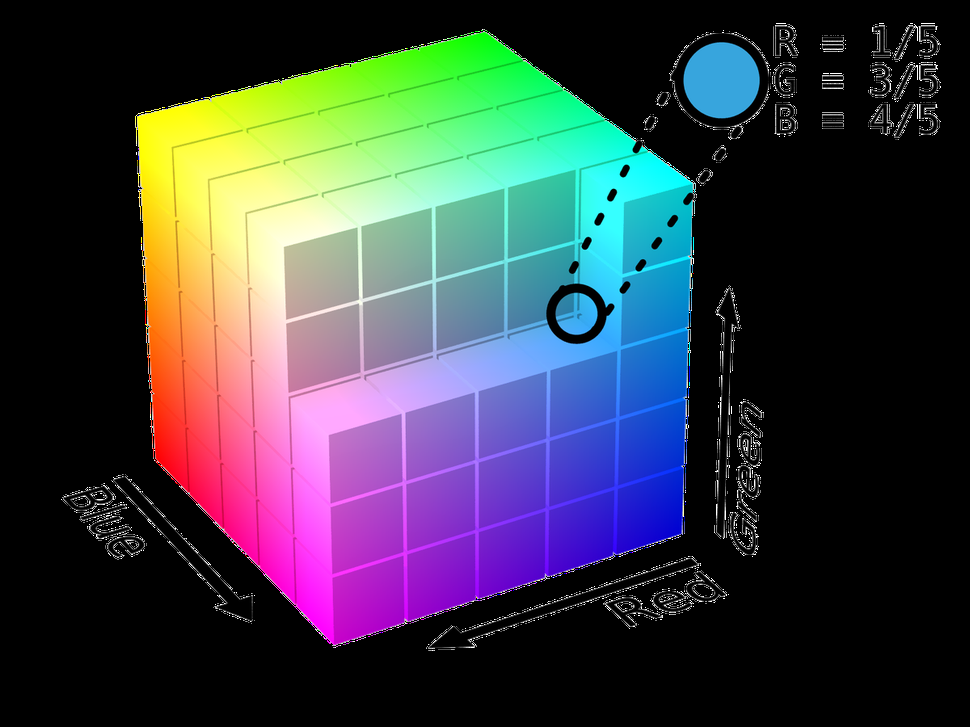
#> input picture 02_POSTS/002/IMAGES/1200px-RGB_Cube_Show_lowgamma_cutout_b.png, 970 x 727 px, shrunk from 1200 x 900 before the run, given in place of the camera
$ python background_capture.py
#> lines starting #> are read from the running program, lines starting #| are printed output that depends on the picture; after the words box and inside, x2 and y2 are one past the last pixel; in counts of white or black regions, pixels touching at a corner belong together
import numpy as np
import cv2 as cv


def callback(x):
    pass

ilowH = 0
ihighH = 179
ilowS = 0
ihighS = 255
ilowV = 0
ihighV = 255

cap = cv.VideoCapture(0)

cv.namedWindow('MainWindow', cv.WINDOW_AUTOSIZE)

# create trackbars for color change
cv.createTrackbar('lowH', 'MainWindow', ilowH, 179, callback)
#> slider 'lowH' is set to 35
cv.createTrackbar('highH', 'MainWindow', ihighH, 179, callback)
cv.createTrackbar('lowS', 'MainWindow', ilowS, 255, callback)
#> slider 'lowS' is set to 51
cv.createTrackbar('highS', 'MainWindow', ihighS, 255, callback)

cv.createTrackbar('lowV', 'MainWindow', ilowV, 255, callback)
#> slider 'lowV' is set to 51
cv.createTrackbar('highV', 'MainWindow', ihighV, 255, callback)

cv.namedWindow('MainWindow', cv.WINDOW_AUTOSIZE)

while cap.isOpened:
    # grab the frame
    ret, frame = cap.read()
#> frame is the input picture: shape (727, 970, 3); mean B, G, R 67.2, 60.7, 58.1

    # get trackbar positions
    ilowH = cv.getTrackbarPos('lowH', 'MainWindow')
    ihighH = cv.getTrackbarPos('highH', 'MainWindow')
    ilowS = cv.getTrackbarPos('lowS', 'MainWindow')
    ihighS = cv.getTrackbarPos('highS', 'MainWindow')
    ilowV = cv.getTrackbarPos('lowV', 'MainWindow')
    ihighV = cv.getTrackbarPos('highV', 'MainWindow')

    hsv = cv.cvtColor(frame, cv.COLOR_BGR2HSV)
#> hsv: shape (727, 970, 3); mean H, S, V 36.5, 62.7, 88.8
    lower_hsv = np.array([ilowH, ilowS, ilowV])
    higher_hsv = np.array([ihighH, ihighS, ihighV])
    mask = cv.inRange(hsv, lower_hsv, higher_hsv)
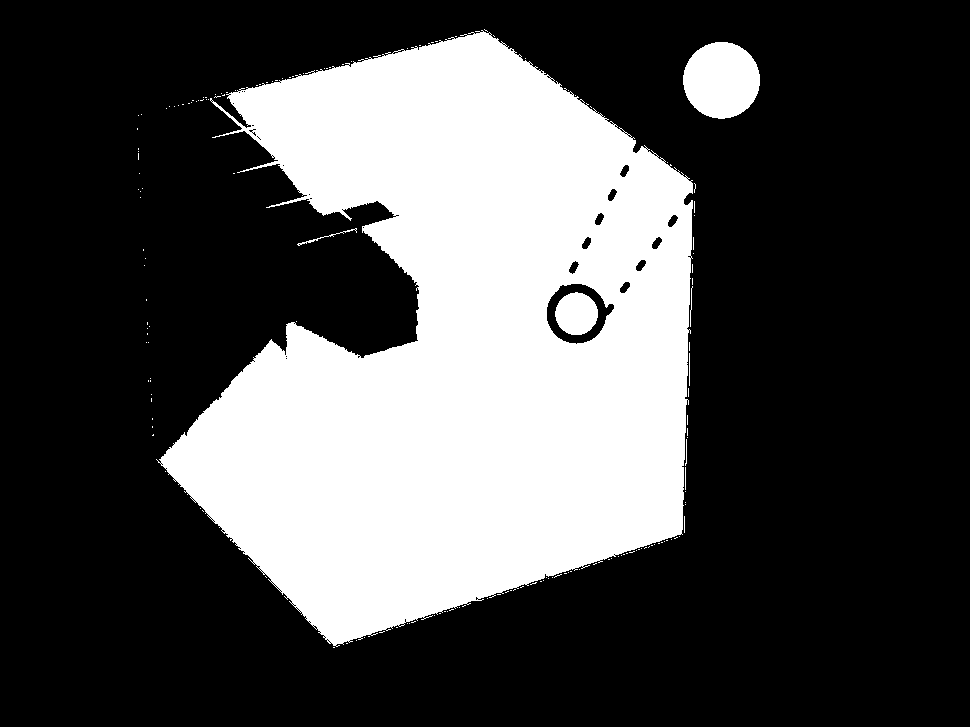
#> mask: shape (727, 970); 30.4% white; 162 white regions (154 under 20 px), largest, box (x1, y1, x2, y2) and area: (156, 30, 693, 647) 207402, (683, 42, 760, 119) 4629, (555, 292, 598, 335) 1426

    frame = cv.bitwise_and(frame, frame, mask=mask)
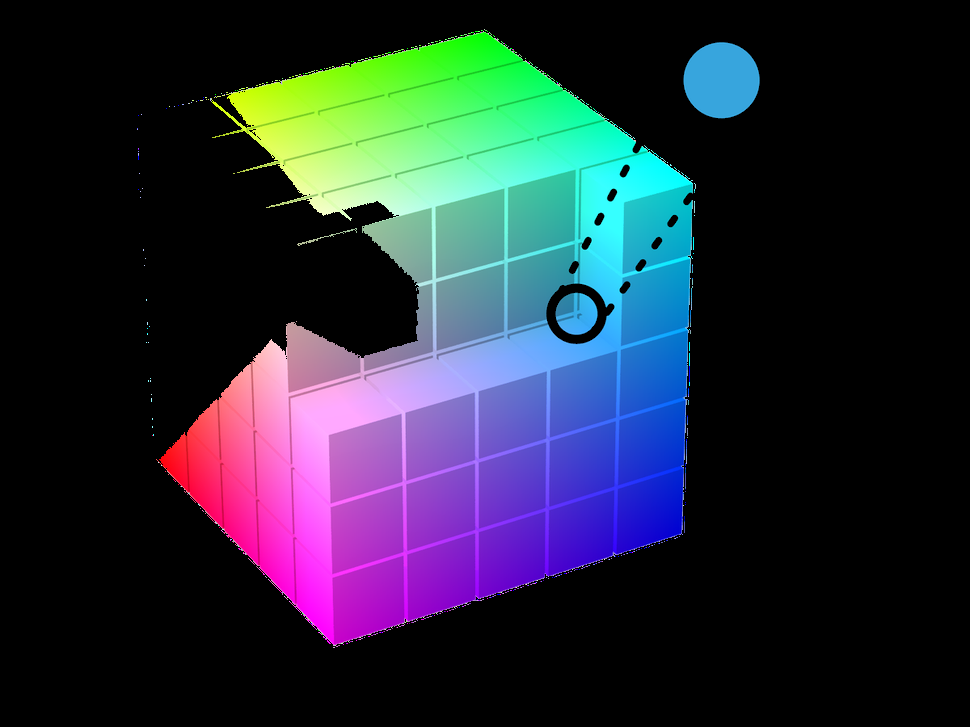
#> frame: shape (727, 970, 3); mean B, G, R 55.6, 42.7, 37.4

    # show thresholded image
    cv.imshow('MainWindow', frame)
    key = cv.waitKey(100) & 0xFF  # large wait time to remove freezing
#> (key Esc is pressed here)
    if key == 113 or key == 27:
        break

cap.release()
cv.destroyAllWindows()
